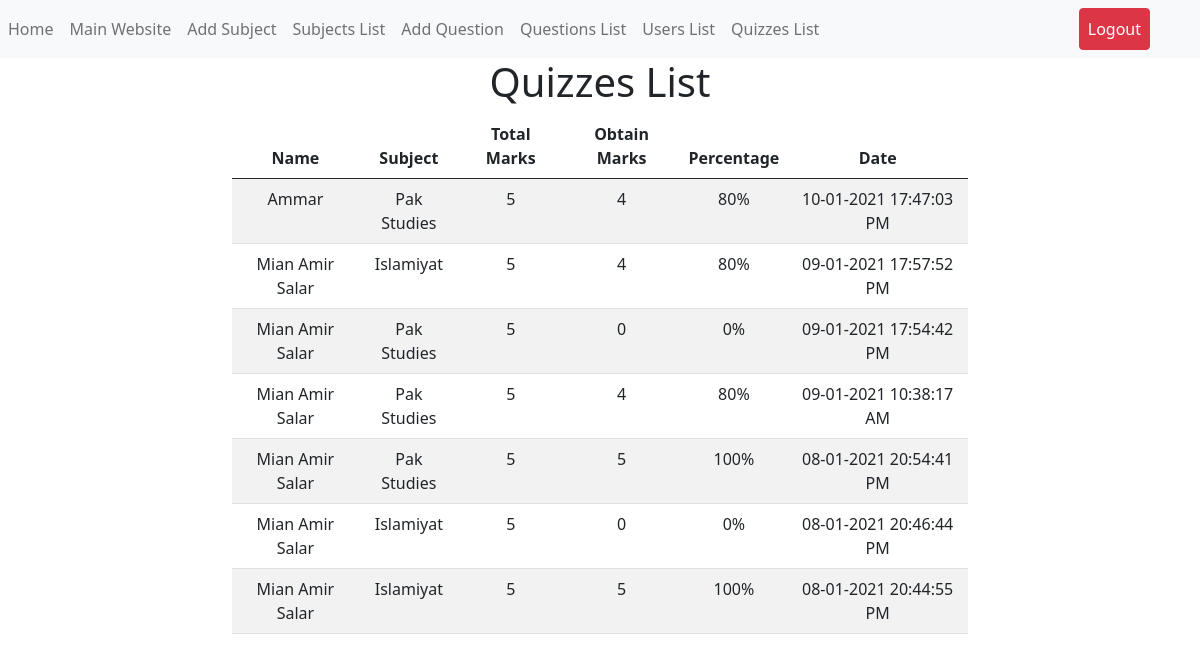
The page /view/admin/index.php?page=quizzesList (signed in) on the database its author committed.
### tables this page shows
CREATE TABLE `quizes` (
  `quiz_id` int(11) NOT NULL,
  `subject_id` int(11) NOT NULL,
  `obtain_marks` int(11) NOT NULL,
  `time` timestamp NOT NULL DEFAULT CURRENT_TIMESTAMP,
  `user_id` int(11) NOT NULL
);

CREATE TABLE `users` (
  `user_id` int(11) NOT NULL,
  `name` varchar(225) NOT NULL,
  `username` varchar(225) NOT NULL,
  `password` varchar(225) NOT NULL
);

CREATE TABLE `subjects` (
  `subject_id` int(11) NOT NULL,
  `subject` varchar(225) NOT NULL
);

### model/functions.php (called while the page is built, shortened)
<?php
function getSpecificSubject ($subjectId){
    include "db.php";
    $query = "SELECT * FROM `subjects` WHERE  `subject_id` = '$subjectId'";
    $result = mysqli_query($conn, $query);
    $data = array();
    while ($row = mysqli_fetch_array($result, MYSQLI_ASSOC)) {
            $data[] = $row;
    }
    return $data;
}
function getSpecificUserById($userId)
{
    include "db.php";
    $query = "SELECT * FROM `users` WHERE `user_id` = '$userId' ";
    $result = mysqli_query($conn, $query);
    $data = array();
    while ($row = mysqli_fetch_array($result, MYSQLI_ASSOC)) {
            $data[] = $row;
    }
    return $data;
}
function getAllQuizzes(){
    include "db.php";
    $query = "SELECT * FROM `quizes`
    ORDER BY `time` DESC";
    $result = mysqli_query($conn, $query);
    $data = array();
    while ($row = mysqli_fetch_array($result, MYSQLI_ASSOC)) {
            $data[] = $row;
    }
    return $data;
}

### view/admin/index.php (the view, shortened to what this page needs)
<?php
include "../../model/functions.php";
$page = "home";
if (isset($_GET['page'])) {
    $page = $_GET['page'];
}
?>
<?php
$allQuizzes = getAllQuizzes()
?>
    <!doctype html>
    <html lang="en">
    <head>
        <link rel="stylesheet" href="css/bootstrap.min.js.css">
    </head>
    <body>
    <?php
    include "../../common/admin-top-bar.php";
    ?>
    <?php
    if ($page == "home") {
        ?>
        <div class="container">
            <div class="row">
                <div class="jumbotron">
                    <h1 class="display-4">Welcome To Admin Dashboard</h1>
                    <hr class="my-4">
                </div>
            </div>
        </div>
        <?php
    }elseif ($page == "quizzesList") {
        ?>
        <div class="container text-center">
            <div class="row">
                <div class="col-lg-12 ">
                    <h1>Quizzes List</h1>
                    <div class="row">
                        <div class="col-lg-8 text-center offset-2">
                            <table class="table table-striped ">
                                <thead>
                                <tr>
                                    <th>Name</th>
                                    <th>Subject</th>
                                    <th>Total Marks</th>
                                    <th>Obtain Marks</th>
                                    <th>Percentage</th>
                                    <th>Date</th>
                                </tr>
                                </thead>
                                <?php
                                foreach ($allQuizzes as $quiz) {
                                    $userId = $quiz['user_id'];
                                    $user = getSpecificUserById($userId)[0]['name'];
                                    $subjectId = $quiz['subject_id'];
                                    $subject = getSpecificSubject($subjectId)[0]['subject'];
                                    $obtainMarks = $quiz['obtain_marks'];
                                    $percentageMarks = $obtainMarks / 5 * 100;
                                    $percentageMarks = floor($percentageMarks);
                                    $date = $quiz['time'];
                                    $date = date("d-m-Y H:i:s A", strtotime($date))
                                    ?>
                                    <tr>
                                        <td><?php echo $user?></td>
                                        <td><?php echo $subject?></td>
                                        <td>5</td>
                                        <td><?php echo $obtainMarks?></td>
                                        <td><?php echo $percentageMarks?>%</td>
                                        <td><?php echo $date?></td>
                                    </tr>
                                    <?php
                                }
                                ?>
                            </table>
                        </div>
                    </div>
                </div>
            </div>
        </div>
        <?php
    }
    ?>
    </body>
    </html>

### rows shown on the page
quizes: user.name "Ammar", subject.subject "Pak Studies", obtain_marks "4", obtain_marks "80", time "10-01-2021 17:47:03 PM"
quizes: user.name "Mian Amir Salar", subject.subject "Islamiyat", obtain_marks "4", obtain_marks "80", time "09-01-2021 17:57:52 PM"
quizes: user.name "Mian Amir Salar", subject.subject "Pak Studies", obtain_marks "0", time "09-01-2021 17:54:42 PM"
quizes: user.name "Mian Amir Salar", subject.subject "Pak Studies", obtain_marks "4", obtain_marks "80", time "09-01-2021 10:38:17 AM"
quizes: user.name "Mian Amir Salar", subject.subject "Pak Studies", obtain_marks "5", obtain_marks "100", time "08-01-2021 20:54:41 PM"
quizes: user.name "Mian Amir Salar", subject.subject "Islamiyat", obtain_marks "0", time "08-01-2021 20:46:44 PM"
quizes: user.name "Mian Amir Salar", subject.subject "Islamiyat", obtain_marks "5", obtain_marks "100", time "08-01-2021 20:44:55 PM"
